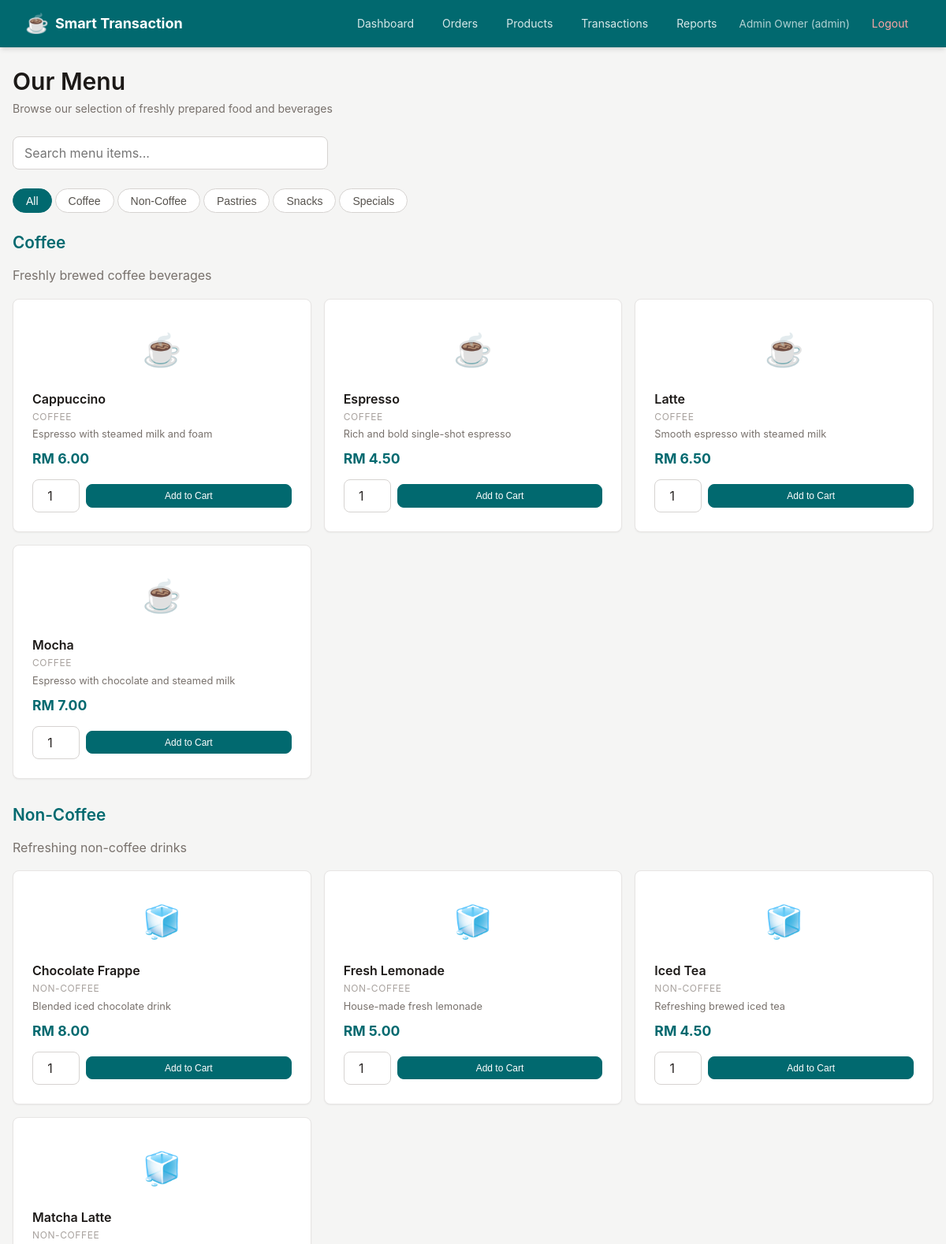
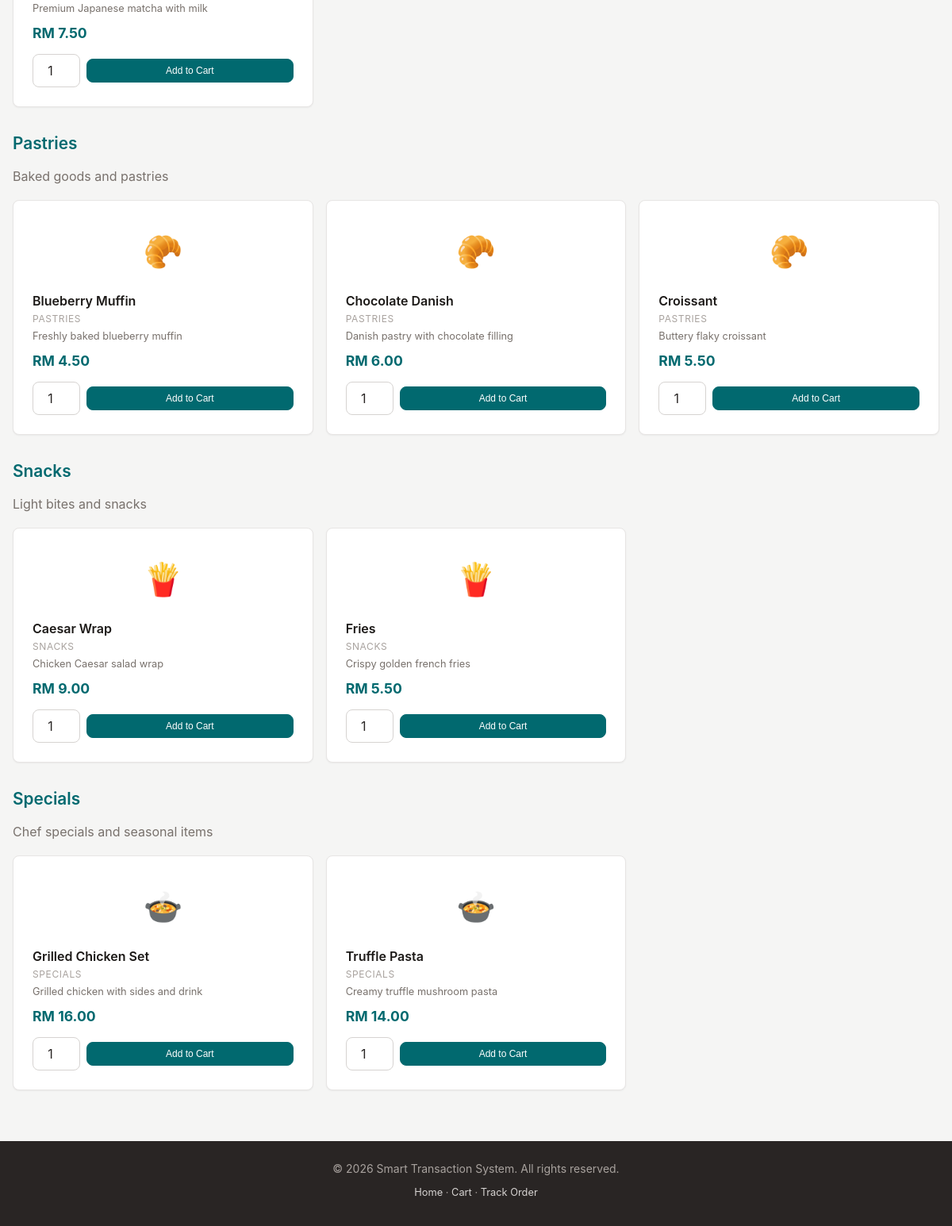
The page / (signed in) on the database its author committed (2 pictures, top to bottom).
### tables this page shows
CREATE TABLE categories (
    id INT AUTO_INCREMENT PRIMARY KEY,
    name VARCHAR(100) NOT NULL,
    description TEXT DEFAULT NULL,
    is_active TINYINT(1) NOT NULL DEFAULT 1
);

CREATE TABLE products (
    id INT AUTO_INCREMENT PRIMARY KEY,
    category_id INT NOT NULL,
    name VARCHAR(200) NOT NULL,
    description TEXT DEFAULT NULL,
    price DECIMAL(10,2) NOT NULL,
    image_url VARCHAR(255) DEFAULT NULL,
    is_available TINYINT(1) NOT NULL DEFAULT 1,
    created_at TIMESTAMP DEFAULT CURRENT_TIMESTAMP,
    FOREIGN KEY (category_id) REFERENCES categories(id) ON DELETE CASCADE
);

### index.php (the view, shortened to what this page needs)
<?php
try {
    $pdo = getDBConnection();
    $catStmt = $pdo->query('SELECT id, name, description FROM categories WHERE is_active = 1 ORDER BY id');
    $categories = $catStmt->fetchAll();
    $prodStmt = $pdo->query('SELECT p.*, c.name AS category_name FROM products p JOIN categories c ON p.category_id = c.id WHERE p.is_available = 1 ORDER BY p.category_id, p.name');
    $allProducts = $prodStmt->fetchAll();
    $productsByCategory = [];
    foreach ($allProducts as $product) {
        $productsByCategory[$product['category_id']][] = $product;
    }
} catch (PDOException $e) {
    $error = 'Unable to load menu. Please try again later.';
}
include __DIR__ . '/includes/header.php';
?>
<div class="page-header">
    <h1>Our Menu</h1>
    <p>Browse our selection of freshly prepared food and beverages</p>
</div>
<div class="mb-3">
    <input type="text" id="menuSearch" class="form-input" placeholder="Search menu items..." style="max-width: 400px;">
</div>
<div class="category-tabs mb-3" id="categoryTabs">
    <button class="category-tab active" data-category="all">All</button>
    <?php foreach ($categories as $cat): ?>
        <button class="category-tab" data-category="<?php echo (int) $cat['id']; ?>">
            <?php echo htmlspecialchars($cat['name']); ?>
        </button>
    <?php endforeach; ?>
</div>
<?php if (empty($categories)): ?>
    <div class="alert alert-info">No menu items available at the moment. Please check back later.</div>
<?php else: ?>
    <?php foreach ($categories as $category): ?>
        <?php $products = $productsByCategory[$category['id']] ?? []; ?>
        <section class="mb-4 category-section" data-category="<?php echo (int) $category['id']; ?>">
            <h2 class="mb-2" style="color: var(--primary); font-size: 1.3rem;">
                <?php echo htmlspecialchars($category['name']); ?>
            </h2>
            <?php if ($category['description']): ?>
                <p class="text-muted mb-2"><?php echo htmlspecialchars($category['description']); ?></p>
            <?php endif; ?>
            <div class="grid grid-3 product-grid">
                <?php foreach ($products as $product): ?>
                    <div class="card product-card" data-name="<?php echo htmlspecialchars(strtolower($product['name'])); ?>">
                        <div class="card-body">
                            <div class="product-image-placeholder">
                                <?php
                                $icons = [
                                    'Coffee' => '&#9749;',
                                    'Non-Coffee' => '&#129482;',
                                    'Pastries' => '&#129360;',
                                    'Snacks' => '&#127839;',
                                    'Specials' => '&#127858;',
                                ];
                                echo $icons[$category['name']] ?? '&#127869;';
                                ?>
                            </div>
                            <h3 class="product-name"><?php echo htmlspecialchars($product['name']); ?></h3>
                            <p class="product-category-label"><?php echo htmlspecialchars($category['name']); ?></p>
                            <?php if ($product['description']): ?>
                                <p class="product-description"><?php echo htmlspecialchars($product['description']); ?></p>
                            <?php endif; ?>
                            <p class="product-price">RM <?php echo number_format((float) $product['price'], 2); ?></p>
                            <form method="POST" action="" class="add-to-cart-form">
                                <div class="d-flex gap-1 align-center">
                                    <input type="number" name="quantity" value="1" min="1" max="99"
                                           class="form-input qty-input" style="width: 60px; text-align: center;">
                                    <button type="submit" class="btn btn-primary btn-sm" style="flex: 1;">
                                        Add to Cart
                                    </button>
                                </div>
                            </form>
                        </div>
                    </div>
                <?php endforeach; ?>
            </div>
        </section>
    <?php endforeach; ?>
<?php endif; ?>
<?php include __DIR__ . '/includes/footer.php'; ?>

### rows shown on the page
categories: name "Coffee", description "Freshly brewed coffee beverages"
categories: name "Non-Coffee", description "Refreshing non-coffee drinks"
categories: name "Pastries", description "Baked goods and pastries"
categories: name "Snacks", description "Light bites and snacks"
categories: name "Specials", description "Chef specials and seasonal items"
products: category.name "☕", name "Cappuccino", category.name "COFFEE", description "Espresso with steamed milk and foam", price "6.00"
products: category.name "☕", name "Espresso", category.name "COFFEE", description "Rich and bold single-shot espresso", price "4.50"
products: category.name "☕", name "Latte", category.name "COFFEE", description "Smooth espresso with steamed milk", price "6.50"
products: category.name "☕", name "Mocha", category.name "COFFEE", description "Espresso with chocolate and steamed milk", price "7.00"
products: category.name "🧊", name "Chocolate Frappe", category.name "NON-COFFEE", description "Blended iced chocolate drink", price "8.00"
products: category.name "🧊", name "Fresh Lemonade", category.name "NON-COFFEE", description "House-made fresh lemonade", price "5.00"
products: category.name "🧊", name "Iced Tea", category.name "NON-COFFEE", description "Refreshing brewed iced tea", price "4.50"
products: category.name "🧊", name "Matcha Latte", category.name "NON-COFFEE", description "Premium Japanese matcha with milk", price "7.50"
products: category.name "🥐", name "Blueberry Muffin", category.name "PASTRIES", description "Freshly baked blueberry muffin", price "4.50"
products: category.name "🥐", name "Chocolate Danish", category.name "PASTRIES", description "Danish pastry with chocolate filling", price "6.00"
products: category.name "🥐", name "Croissant", category.name "PASTRIES", description "Buttery flaky croissant", price "5.50"
products: category.name "🍟", name "Caesar Wrap", category.name "SNACKS", description "Chicken Caesar salad wrap", price "9.00"
products: category.name "🍟", name "Fries", category.name "SNACKS", description "Crispy golden french fries", price "5.50"
products: category.name "🍲", name "Grilled Chicken Set", category.name "SPECIALS", description "Grilled chicken with sides and drink", price "16.00"
products: category.name "🍲", name "Truffle Pasta", category.name "SPECIALS", description "Creamy truffle mushroom pasta", price "14.00"

### other values the page prints
$_SESSION['user_name'] "Admin Owner"
$_SESSION['role'] "admin"
